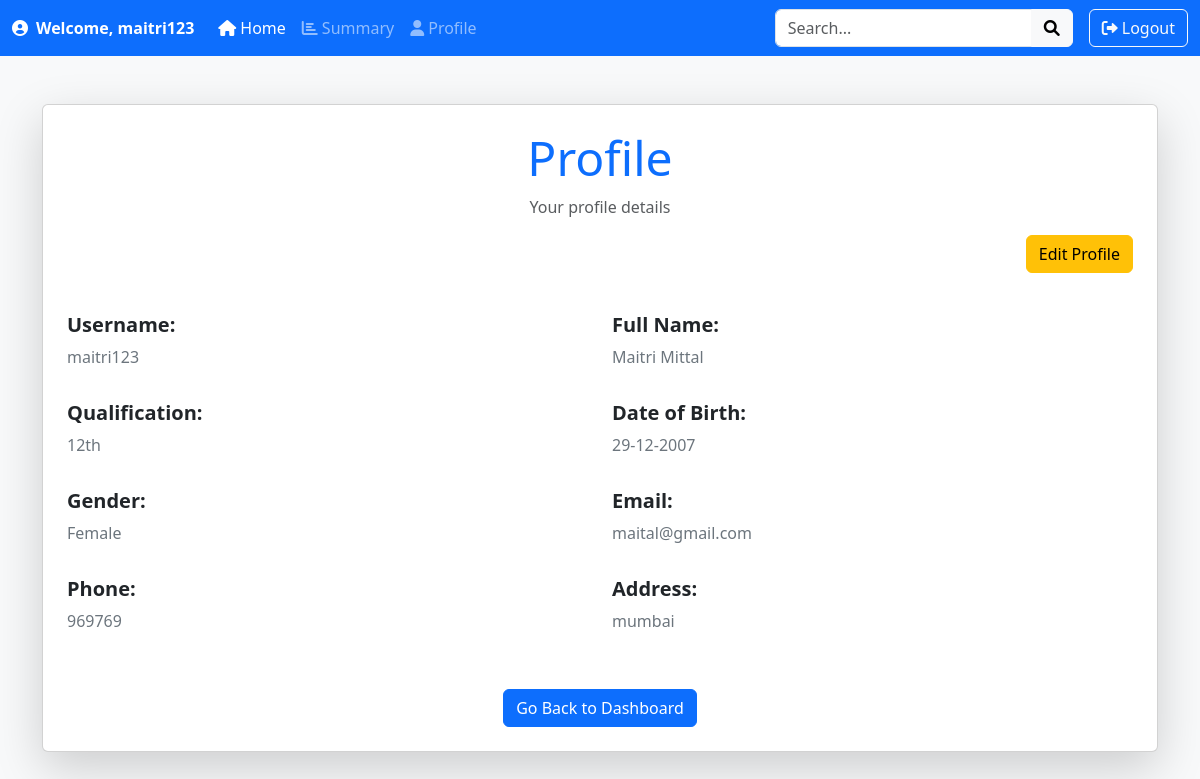
Page /profile (signed in) on the earlier database version.
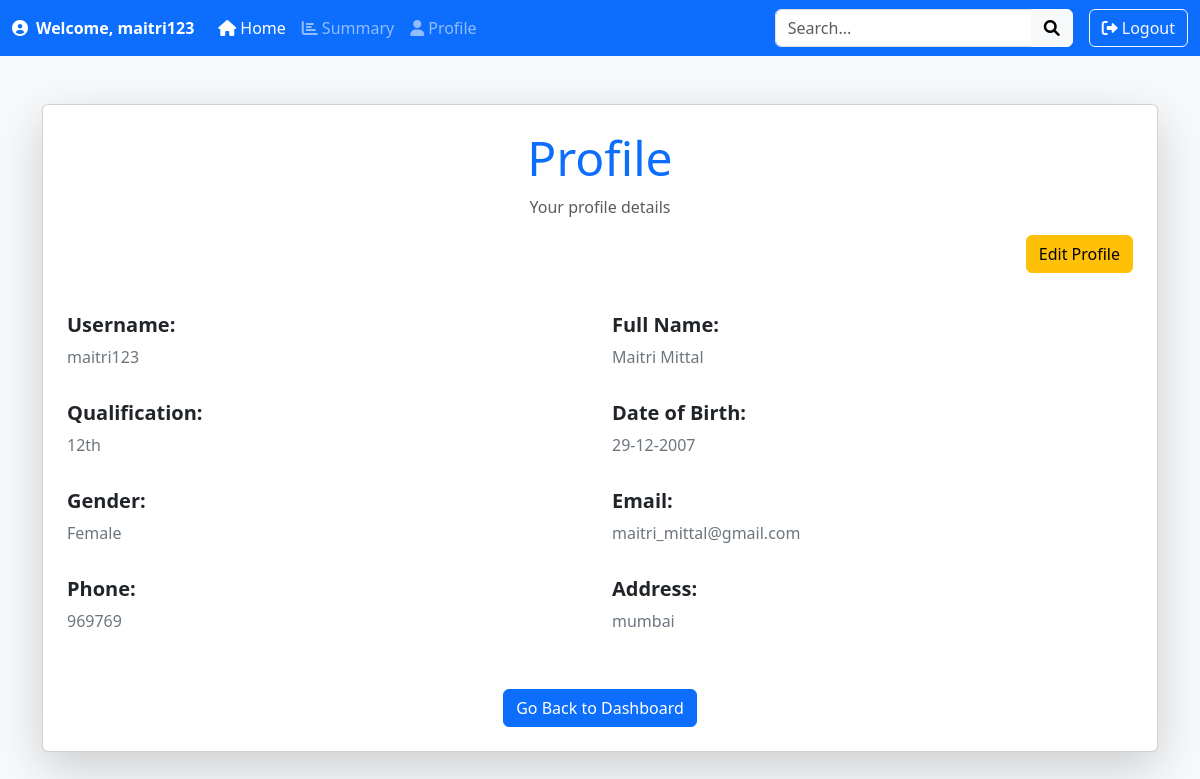
Same page on the later database version.
### app.py (models this page shows)
class User(db.Model):
    id=db.Column(db.Integer,primary_key=True)
    username=db.Column(db.String(150),nullable=False,unique=True)
    password=db.Column(db.String(150),nullable=False)
    full_name=db.Column(db.String(150),nullable=False)
    qualification=db.Column(db.String(150),nullable=False)
    dob=db.Column(db.Date,nullable=False)
    gender = db.Column(db.String(50), nullable=False)  # New field for gender
    email = db.Column(db.String(150), nullable=False, unique=True)  # New field for email
    phone = db.Column(db.String(15), nullable=False)  # New field for phone number
    address = db.Column(db.String(255), nullable=False)  # New field for address
    status=db.Column(db.String(50),default='Active')
    created_on=db.Column(db.DateTime,nullable=False,default=datetime.utcnow)
    scores=db.relationship('Scores',back_populates='user',cascade='all,delete')

### app.py (the view, shortened to what this page needs)
@app.route('/profile',methods=['GET','POST'])
def profile():
    if session.get('username') is None:
        return redirect(url_for('login'))
    user=User.query.get(session['user_id'])
    return render_template('profile.html',user=user)

### templates/profile.html (shortened to what this page needs)
<!DOCTYPE html>
<html lang="en">
    <head>
        <link href="https://cdn.jsdelivr.net/npm/bootstrap@5.3.3/dist/css/bootstrap.min.css" rel="stylesheet">
        <link rel="stylesheet" href="https://cdnjs.cloudflare.com/ajax/libs/font-awesome/6.0.0-beta3/css/all.min.css">
    </head>
<body class="bg-light">
    <nav class="navbar navbar-expand-lg navbar-dark bg-primary">
        <div class="container-fluid">
            <span class="navbar-text fw-bold text-white me-3">
                <i class="fas fa-user-circle me-2"></i>Welcome, {{ session.get('username') }}
            </span>
            <div class="collapse navbar-collapse" id="navbarNavDropdown">
                <ul class="navbar-nav me-auto mb-2 mb-lg-0">
                    <li class="nav-item">
                        <a class="nav-link active" href="/user_dashboard"><i class="fas fa-home me-1"></i>Home</a>
                    </li>
                    <li class="nav-item">
                        <a class="nav-link" href="/scores"><i class="fas fa-chart-bar me-1"></i>Summary</a>
                    </li>
                    <li class="nav-item">
                        <a class="nav-link" href="/profile"><i class="fas fa-user me-1"></i>Profile</a>
                    </li>
                </ul>
                <form class="d-flex me-3">
                    <div class="input-group">
                        <input class="form-control" type="search" placeholder="Search..." aria-label="Search">
                        <button class="btn btn-light" type="submit"><i class="fas fa-search"></i></button>
                    </div>
                </form>
                <a href="/login" class="btn btn-outline-light"><i class="fas fa-sign-out-alt me-1"></i>Logout</a>
            </div>
        </div>
    </nav>
    <div class="container mt-5">
        <div class="card shadow-lg p-4">
            <div class="text-center mb-4">
                <h1 class="display-5 text-primary">Profile</h1>
                <p class="text-muted">Your profile details</p>
                <div class="text-end mb-3">
                    <button type="button" class="btn btn-warning" data-bs-toggle="modal" data-bs-target="#edituserModal">Edit Profile</button>
                </div>
            </div>
            <div class="row mb-3">
                <div class="col-md-6">
                    <h5 class="fw-bold">Username:</h5>
                    <p class="text-secondary">{{ user.username }}</p>
                </div>
                <div class="col-md-6">
                    <h5 class="fw-bold">Full Name:</h5>
                    <p class="text-secondary">{{ user.full_name }}</p>
                </div>
            </div>
            <div class="row mb-3">
                <div class="col-md-6">
                    <h5 class="fw-bold">Qualification:</h5>
                    <p class="text-secondary">{{ user.qualification }}</p>
                </div>
                <div class="col-md-6">
                    <h5 class="fw-bold">Date of Birth:</h5>
                    <p class="text-secondary">{{ user.dob.strftime('%d-%m-%Y') }}</p>
                </div>
            </div>
            <div class="row mb-3">
                <div class="col-md-6">
                    <h5 class="fw-bold">Gender:</h5>
                    <p class="text-secondary">{{ user.gender }}</p>
                </div>
                <div class="col-md-6">
                    <h5 class="fw-bold">Email:</h5>
                    <p class="text-secondary">{{ user.email }}</p>
                </div>
            </div>
            <div class="row mb-3">
                <div class="col-md-6">
                    <h5 class="fw-bold">Phone:</h5>
                    <p class="text-secondary">{{ user.phone }}</p>
                </div>
                <div class="col-md-6">
                    <h5 class="fw-bold">Address:</h5>
                    <p class="text-secondary">{{ user.address }}</p>
                </div>
            </div>
            <div class="text-center mt-4">
                <a href="/user_dashboard" class="btn btn-primary">Go Back to Dashboard</a>
            </div>
        </div>
    </div>
</body>
</html>

Differences in the rows shown:
changed User "maitri123": email "maital@gmail.com" → "maitri_mittal@gmail.com"
